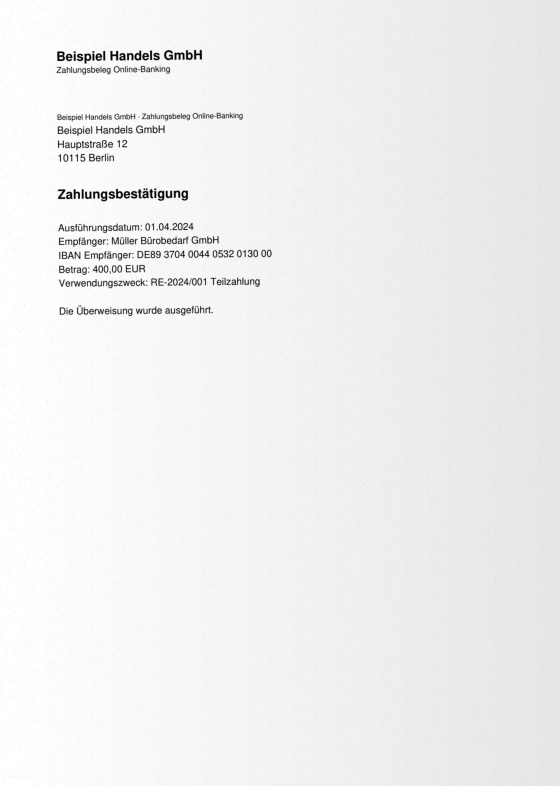
#> input picture tests/fixtures/scans/payment_confirmation_scan.jpg, 1680 x 2357 px (shown at 1/3 size)
$ python -i preprocess.py   (imports and definitions only)
#> lines starting #> are read from the running program, lines starting #| are printed output that depends on the picture; after the words box and inside, x2 and y2 are one past the last pixel; in counts of white or black regions, pixels touching at a corner belong together
"""Image clean-up before OCR (grayscale, upscale, denoise, deskew, binarize)."""

from __future__ import annotations

import cv2
import numpy as np
from PIL import Image

MAX_SIDE = 6000
MIN_SIDE = 1600


def to_gray(image: Image.Image) -> np.ndarray:
    return np.array(image.convert("L"))


def estimate_skew(gray: np.ndarray) -> float:
    """Skew angle in degrees (positive = text rotated counter-clockwise), searched in -10..10."""
    small = gray
    if max(gray.shape) > 1600:
        scale = 1600 / max(gray.shape)
        small = cv2.resize(gray, None, fx=scale, fy=scale, interpolation=cv2.INTER_AREA)
    _t, binary = cv2.threshold(small, 0, 255, cv2.THRESH_BINARY_INV | cv2.THRESH_OTSU)
    best_angle, best_score = 0.0, -1.0
    h, w = binary.shape
    center = (w / 2, h / 2)
    for angle in np.arange(-10.0, 10.01, 0.5):
        m = cv2.getRotationMatrix2D(center, float(angle), 1.0)
        rotated = cv2.warpAffine(binary, m, (w, h), flags=cv2.INTER_NEAREST)
        profile = rotated.sum(axis=1).astype(np.float64)
        score = float(np.var(profile))
        if score > best_score:
            best_angle, best_score = float(angle), score
    return best_angle


def preprocess(image: Image.Image, *, deskew: bool = True) -> Image.Image:
    """Return a cleaned, upright, high-contrast image suitable for Tesseract."""
    gray = to_gray(image)
    h, w = gray.shape
    longest = max(h, w)
    if longest < MIN_SIDE:
        scale = MIN_SIDE / longest
        gray = cv2.resize(gray, None, fx=scale, fy=scale, interpolation=cv2.INTER_CUBIC)
    elif longest > MAX_SIDE:
        scale = MAX_SIDE / longest
        gray = cv2.resize(gray, None, fx=scale, fy=scale, interpolation=cv2.INTER_AREA)
    gray = cv2.medianBlur(gray, 3)
    if deskew:
        angle = estimate_skew(gray)
        if abs(angle) >= 0.3:
            hh, ww = gray.shape
            m = cv2.getRotationMatrix2D((ww / 2, hh / 2), angle, 1.0)
            gray = cv2.warpAffine(gray, m, (ww, hh), flags=cv2.INTER_CUBIC, borderValue=255)
    # flatten uneven illumination, then Otsu
    background = cv2.medianBlur(cv2.dilate(gray, np.ones((15, 15), np.uint8)), 21)
    flat = cv2.divide(gray, background, scale=255)
    _t, binary = cv2.threshold(flat, 0, 255, cv2.THRESH_BINARY | cv2.THRESH_OTSU)
    return Image.fromarray(binary)

>>> from PIL import Image
>>> picture = Image.open('../../tests/fixtures/scans/payment_confirmation_scan.jpg')
#> picture is the input picture: PIL image 1680x2357 L; min 0, max 255, mean 240
>>> result = preprocess(picture)
#> in estimate_skew, `_t, binary = cv2.threshold(small, 0, 255, cv2.THRESH_BINARY_INV | cv2...`:
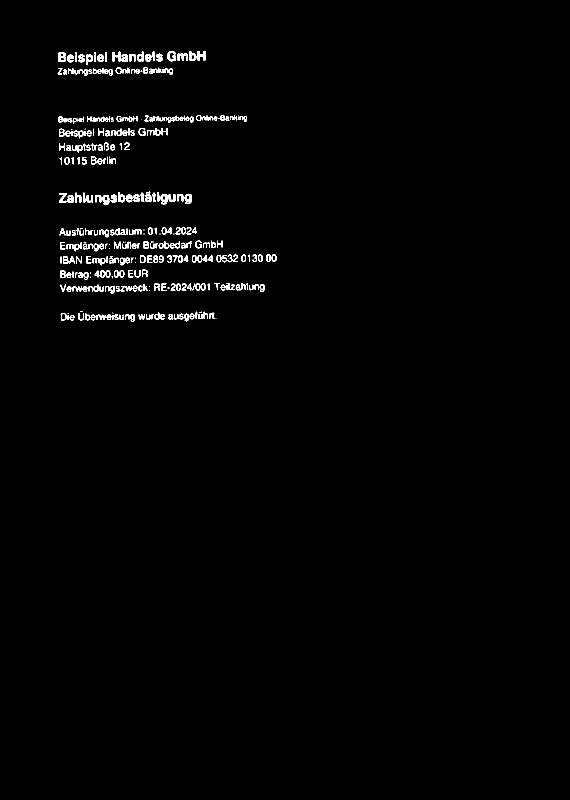
#> binary: shape (1600, 1140) (shown at 1/2 size); 1.2% white; 341 white regions (49 under 20 px), largest, box (x1, y1, x2, y2) and area: (355, 107, 376, 122) 222, (334, 102, 352, 123) 219, (117, 105, 132, 124) 219
#> the loop in estimate_skew, `for angle in np.arange(-10.0, 10.01, 0.5):` made 41 passes
#> (score, best_angle, best_score) on passes 1 to 12: (39034835.8, -10, 39034835.8), (39833135.5, -9.5, 39833135.5), (40536006.3, -9, 40536006.3), (41641499.5, -8.5, 41641499.5), (42617038.9, -8, 42617038.9), (44058668.6, -7.5, 44058668.6), (45667376.3, -7, 45667376.3), (47495413.8, -6.5, 47495413.8), (49214632.9, -6, 49214632.9), (51303914.2, -5.5, 51303914.2), (53816493.2, -5, 53816493.2), (57283336.5, -4.5, 57283336.5)
#> score on passes 21 to 26: 103230651.7, 94471657, 86454760, 77867885.3, 70232653.9, 64179803.4
#> pass 1, in estimate_skew, `rotated = cv2.warpAffine(binary, m, (w, h), flags=cv2.INTER_NEAREST)`:
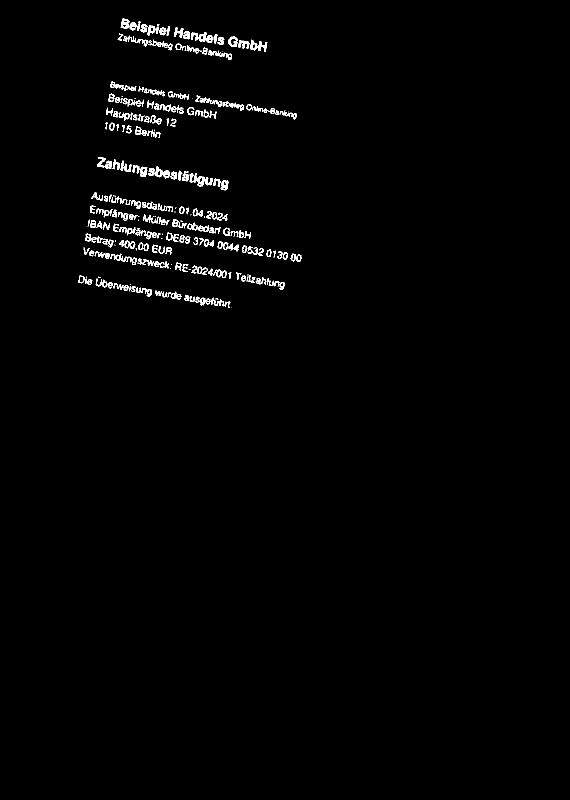
#> rotated: shape (1600, 1140) (shown at 1/2 size); 1.2% white in thin lines or dots, all inside (x1, y1, x2, y2) = (157, 37, 603, 616)
#> pass 3, in estimate_skew, `rotated = cv2.warpAffine(binary, m, (w, h), flags=cv2.INTER_NEAREST)`:
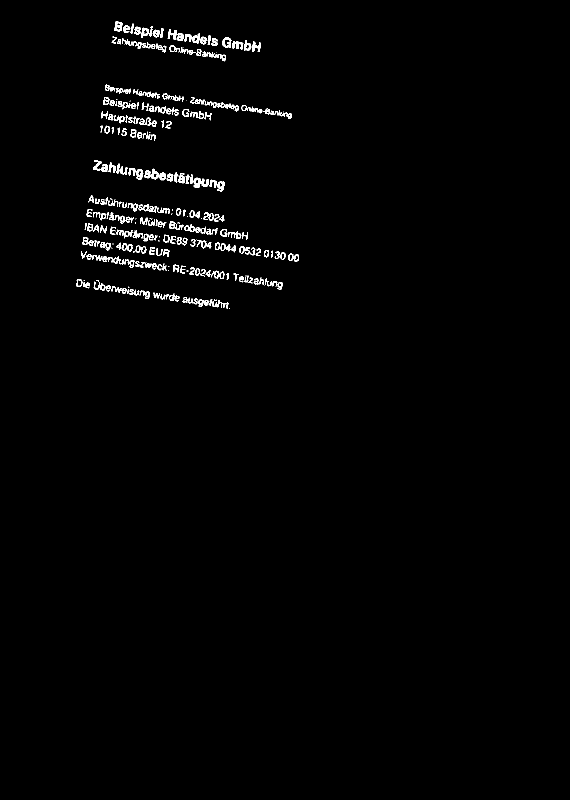
#> rotated: shape (1600, 1140) (shown at 1/2 size); 1.2% white in thin lines or dots, all inside (x1, y1, x2, y2) = (153, 43, 598, 618)
#> after the loop in estimate_skew, `for angle in np.arange(-10.0, 10.01, 0.5):`: best_angle = -0.5; best_score = 110934813.7
#> in preprocess, `angle = estimate_skew(gray)`: angle = -0.5
#> in preprocess, `m = cv2.getRotationMatrix2D((ww / 2, hh / 2), angle, 1.0)`: m = [[1, -0.00873, 10.32], [0.00873, 1, -7.29]]
#> in preprocess, `gray = cv2.warpAffine(gray, m, (ww, hh), flags=cv2.INTER_CUBIC, border..`:
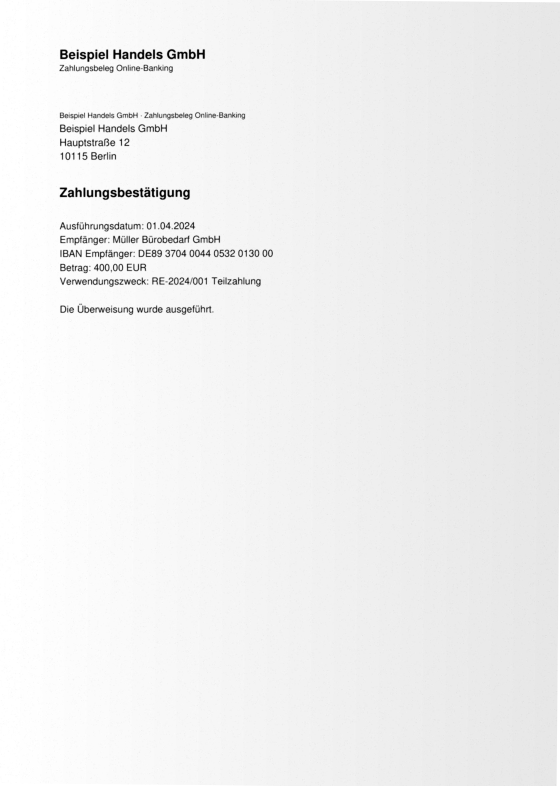
#> gray: shape (2357, 1680) (shown at 1/3 size); min 0, max 255, mean 240.4
#> in preprocess, `background = cv2.medianBlur(cv2.dilate(gray, np.ones((15, 15), np.uint..`:
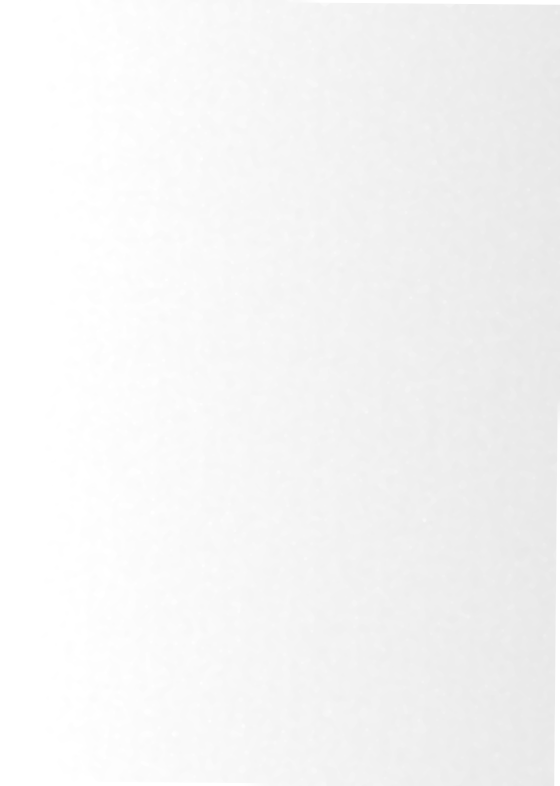
#> background: shape (2357, 1680) (shown at 1/3 size); min 231, max 255, mean 245.4
#> in preprocess, `flat = cv2.divide(gray, background, scale=255)`:
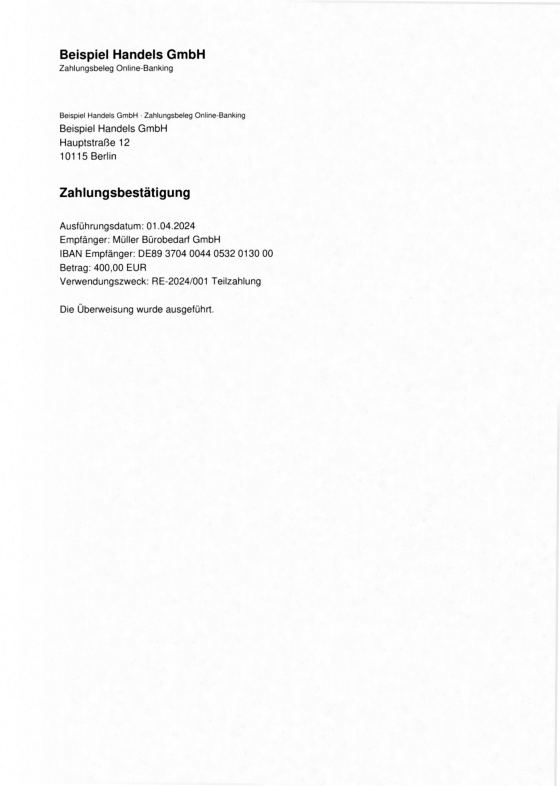
#> flat: shape (2357, 1680) (shown at 1/3 size); min 0, max 255, mean 250
#> in preprocess, `_t, binary = cv2.threshold(flat, 0, 255, cv2.THRESH_BINARY | cv2.THRES..`:
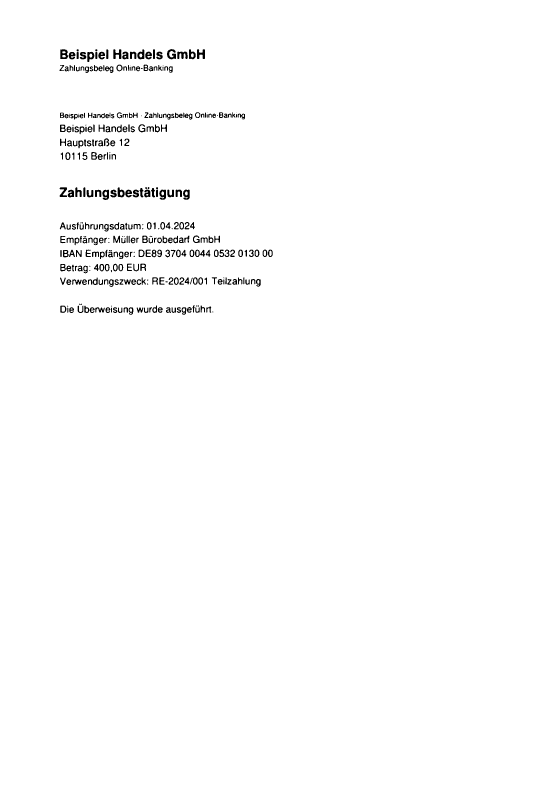
#> binary: shape (2357, 1680) (shown at 1/3 size); 98.8% white; 352 black regions (36 under 20 px), largest, box (x1, y1, x2, y2) and area: (181, 148, 204, 177) 486, (501, 147, 528, 178) 477, (532, 155, 563, 177) 458

$ run again, on tests/fixtures/scans/dunning2_inkasso_scan.png
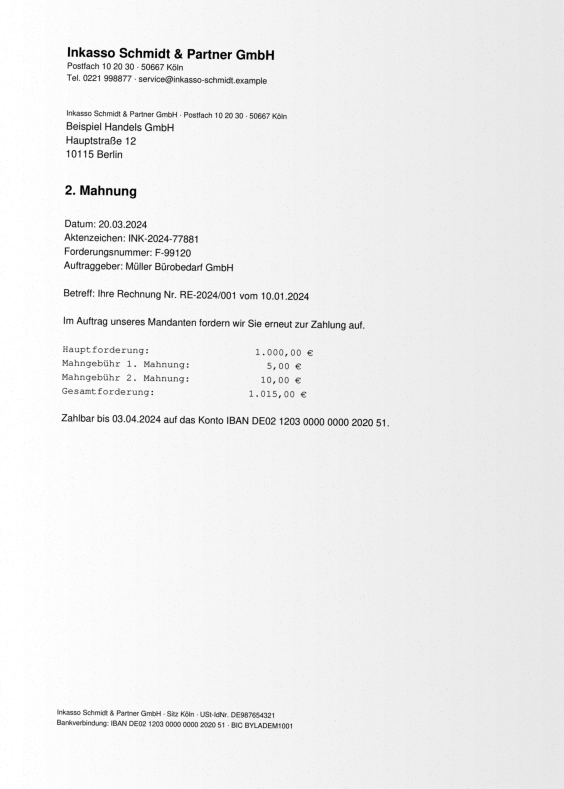
#> input picture tests/fixtures/scans/dunning2_inkasso_scan.png, 1692 x 2365 px (shown at 1/3 size)
#> picture is the input picture: PIL image 1692x2365 L; min 0, max 255, mean 238.7
#> the loop in estimate_skew, `for angle in np.arange(-10.0, 10.01, 0.5):` made 41 passes
#> (score, best_angle, best_score) on passes 1 to 8: (39311359.5, -10, 39311359.5), (40534601.3, -9.5, 40534601.3), (41806247.7, -9, 41806247.7), (43294782.5, -8.5, 43294782.5), (44860222.3, -8, 44860222.3), (46439349.7, -7.5, 46439349.7), (47683657.9, -7, 47683657.9), (49274850.5, -6.5, 49274850.5)
#> pass 1, in estimate_skew, `rotated = cv2.warpAffine(binary, m, (w, h), flags=cv2.INTER_NEAREST)`:
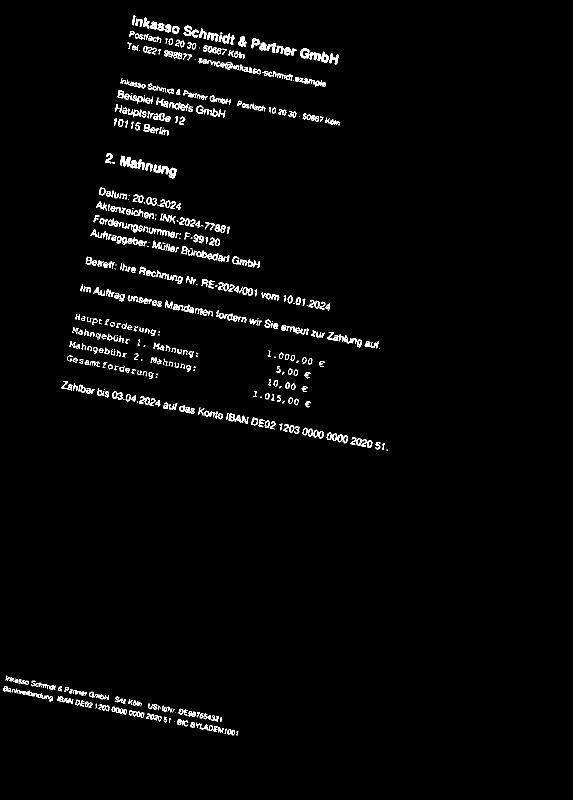
#> rotated: shape (1600, 1145) (shown at 1/2 size); 2.1% white in thin lines or dots, all inside (x1, y1, x2, y2) = (7, 30, 775, 1471)
#> after the loop in estimate_skew, `for angle in np.arange(-10.0, 10.01, 0.5):`: best_angle = 1; best_score = 220407375.3
#> angle = 1
#> in preprocess, `m = cv2.getRotationMatrix2D((ww / 2, hh / 2), angle, 1.0)`: m = [[1, 0.0175, -20.51], [-0.0175, 1, 14.94]]
#> in preprocess, `_t, binary = cv2.threshold(flat, 0, 255, cv2.THRESH_BINARY | cv2.THRES..`:
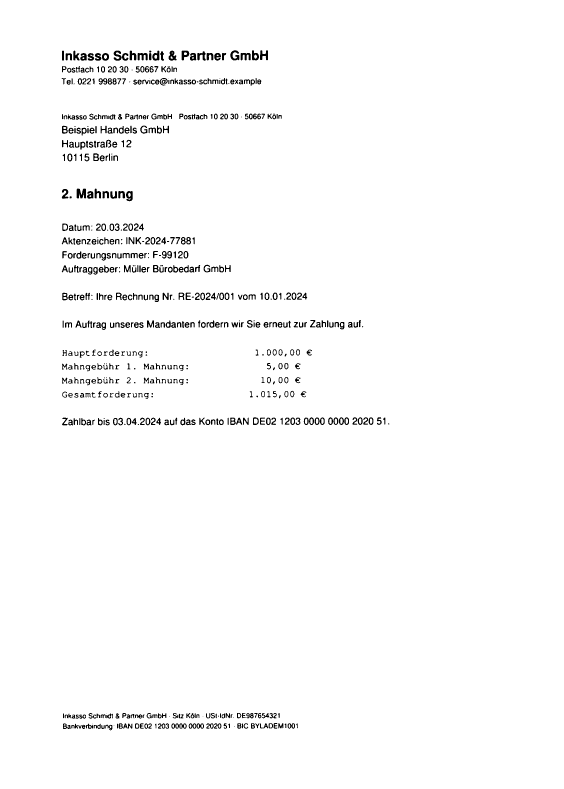
#> binary: shape (2365, 1692) (shown at 1/3 size); 98% white; 664 black regions (66 under 20 px), largest, box (x1, y1, x2, y2) and area: (230, 566, 259, 596) 633, (691, 151, 718, 181) 464, (413, 159, 443, 181) 444
